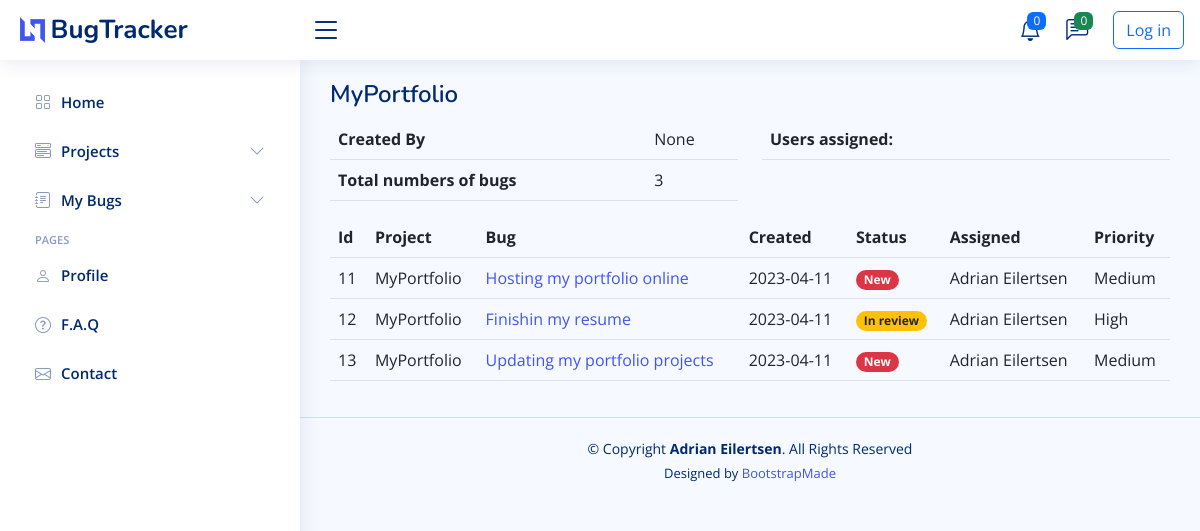
Screenshot of /project/2 with the database file from the repository.
### main.py (models this page shows)
class Project(db.Model):
    __tablename__ = "project"
    id = db.Column(db.Integer, primary_key=True)
    name = db.Column(db.String(250), nullable=False, unique=True)
    users = db.relationship("User", secondary=project_user, back_populates="projects")
    creator = db.Column(db.String, db.ForeignKey("user.name"))
    bugs = relationship("Bug", back_populates="project")

class Bug(db.Model):
    __tablename__ = "bug"
    id = db.Column(db.Integer, primary_key=True)
    title = db.Column(db.String(250), nullable=False)
    description = db.Column(db.String(250), nullable=False)
    reporter = db.Column(db.String, db.ForeignKey("user.name"))
    date = db.Column(db.String(250), nullable=False)
    status = db.Column(db.Integer, nullable=False)
    priority = db.Column(db.String(250), nullable=False)
    project_id = db.Column(db.String, db.ForeignKey("project.name"))
    project = relationship("Project", back_populates="bugs")
    comment = relationship("Comment", back_populates="parent_bug")
    assigned = relationship("User", back_populates="bugs")

class User(UserMixin, db.Model):
    __tablename__ = "user"
    id = db.Column(db.Integer, primary_key=True)
    name = db.Column(db.String(250), nullable=False, unique=True)
    email = db.Column(db.String(250), unique=True, nullable=False)
    password = db.Column(db.String(250), nullable=False)
    bugs = relationship("Bug", back_populates="assigned")
    comments = relationship("Comment", back_populates="comment_author")
    projects = db.relationship("Project", secondary=project_user, back_populates="users")

### main.py (the view)
@app.route("/project/<int:index>", methods=["GET", "POST"])
def project(index):
    bugs_data = db.session.query(Bug).all()
    project_data = db.session.query(Project).all()
    project = Project.query.get(index)
    return render_template("project.html", bugs=bugs_data, project=project_data, current_project=project, logged_in=current_user.is_authenticated)

### templates/project.html (shortened to what this page needs)
<!DOCTYPE html>
<html lang="en">
{% import "bootstrap/wtf.html" as wtf %}
{% include "header.html" %}
<body>
{% include "navbar.html" %}
<main id="main" class="main">
  <div class="pagetitle">
    <div class="row">
      <div class="col-6">
        <h1>{{ current_project.name }}</h1>
      </div>
    </div>
  </div>
  <section class="section">
    <div class="row">
      <div class="col">
        <table class="table">
          <tbody>
            <tr>
              <th scope="row">Created By</th>
              <td colspan="2">{{ current_project.creator }}</td>
            </tr>
            <tr>
              <th scope="row">Total numbers of bugs</th>
              <td colspan="2">{{ current_project.bugs|length }}</td>
            </tr>
          </tbody>
        </table>
      </div>
      <div class="col">
        <table class="table">
          <thead>
            <th scope="row">Users assigned:</th>
          </thead>
        </table>
      </div>
    </div>
  </section>
  <section class="section">
    <div class="row">
      <div class="col">
        <table class="table table-hover">
          <thead>
          <tr>
            <th scope="col">Id</th>
            <th scope="col">Project</th>
            <th scope="col">Bug</th>
            <th scope="col">Created</th>
            <th scope="col">Status</th>
            <th scope="col">Assigned</th>
            <th scope="col">Priority</th>
          </tr>
          </thead>
          <tbody>
          {% for bug in bugs %}
          {% if bug.project_id == current_project.name %}
          <tr id="tr-{{ bug.id }}">
            <td data-label="Id" scope="row">{{ bug.id }}</td>
            <td data-label="Project">{{ bug.project_id }}</td>
            <td data-label="Bug"><a href="{{ url_for('bug', index=bug.id) }}">{{ bug.title }}</a></td>
            <td data-label="Date">{{ bug.date }}</td>
            <td data-label="Status">
              {% if bug.status == 0 %}
              <span class="badge rounded-pill bg-danger">New</span>
              {% elif bug.status == 1 %}
              <span class="badge rounded-pill bg-info text-dark">In progress</span>
              {% elif bug.status == 2 %}
              <span class="badge rounded-pill bg-warning text-dark">In review</span>
              {% elif bug.status == 3 %}
              <span class="badge rounded-pill bg-success">Completed</span>
              {% endif %}
            </td>
            <td data-label="Assigned">{{ bug.assigned.name }}</td>
            <td class="table-data-hidden" data-label="Priority">{{ bug.priority }}</td>
          </tr>
          {% endif %}
          {% endfor %}
          </tbody>
        </table>
      </div>
    </div>
  </section>
</main>
{% include "footer.html" %}
</body>
</html>

### static/assets/css/style.css (style rules this page uses)
:root { scroll-behavior: smooth; }
body { font-family: "Open Sans", sans-serif; background: #f6f9ff; color: #444444; }
a { color: #4154f1; text-decoration: none; }
h1, h2, h3, h4, h5, h6 { font-family: "Nunito", sans-serif; }
#main { margin-top: 60px; padding: 20px 30px; transition: all 0.3s; }
.pagetitle { margin-bottom: 10px; }
.pagetitle h1 { font-size: 24px; margin-bottom: 0; font-weight: 600; color: #012970; }
@media (min-width: 1200px) { #main, #footer { margin-left: 300px; } }

### rows the page displays
Project: name "MyPortfolio", creator "None"
Bug: id "11", project_id "MyPortfolio", title "Hosting my portfolio online", date "2023-04-11", status "New", assigned.name "Adrian Eilertsen", priority "Medium"
Bug: id "12", project_id "MyPortfolio", title "Finishin my resume", date "2023-04-11", status "In review", assigned.name "Adrian Eilertsen", priority "High"
Bug: id "13", project_id "MyPortfolio", title "Updating my portfolio projects", date "2023-04-11", status "New", assigned.name "Adrian Eilertsen", priority "Medium"

### other values shown
{{ current_project.bugs|length }} "3"
